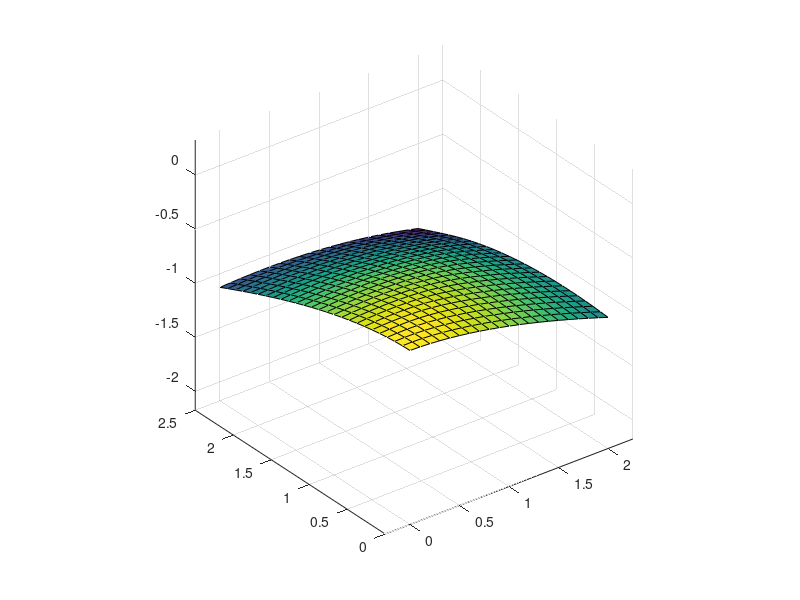

Recreate this plot in MATLAB.

%edit your ranges to display here.  important to not include the actual
%location of your object in this grid of points or it will give you
%infinities

[px,py]=meshgrid(0:0.1:2,0:0.1:2.5);
[xlim,ylim] = size(px);
V = zeros(xlim, ylim);

for i=1:xlim
    for j=1:ylim
        %this is the equation and integral with ranges for a specific object:  you
        %should be able to figure out what this is and edit appropriately to get
        %what you want

        line = @(x0,m,xi,yi) sqrt((px(i,j)-x0-xi).^2 + ((py(i,j)-(m.*x0)-yi).^2));
        round = @(xi,yi) sqrt((px(i,j)-xi).^2 + ((py(i,j)-yi).^2));
        dV = @(x0) line(x0, 1,0,0) +...
                   line(x0, 1,2,0) +...
                   line(x0, -1,0,2) +...
                   line(x0, -1,0,2);
        dV2 = @(x0)line(x0, 0.1,0,0);
        dV3 = @(x0)line(x0, 1,0,0);
        dV4 = @(x0)line(x0, 100,2,1.25);
        V(i,j) = -0.1*integral(dV3,-2,2); %- integral(dV4,-2,2); %+ integral(dV3,0,2.5);% + 0.1*round(1,1.25);
    end
end
figure()
hold off
%contour3(px,py,V)
surf(px,py,V)
[Ex,Ey] = gradient(V);
hold on
axis equal
%quiver(px,py,-Ex,-Ey)